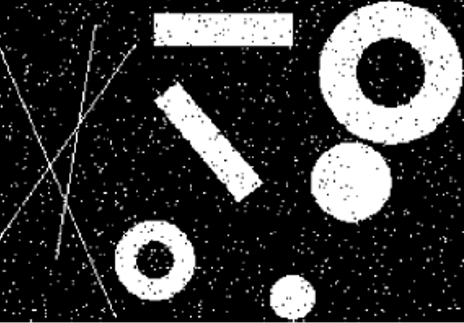
%> input picture 作业2/test.png, 464 x 323 px
$ octave triangle_identify.m   (GNU Octave 9; MATLAB toolbox functions it lacks are replaced by stand-ins)
%> lines starting %> are read from the running program, lines starting %| are printed output that depends on the picture
clear;
clc;
Orig_Img = imread('test.png');
%> Orig_Img is the input picture: size 323x464x3 uint8; mean R, G, B 59.5, 59.4, 59.4
Orig_Img = im2gray(Orig_Img);
%> Orig_Img: size 323x464 uint8

% 去除椒盐噪声
filter_img= medfilt2(Orig_Img, [5,5]);
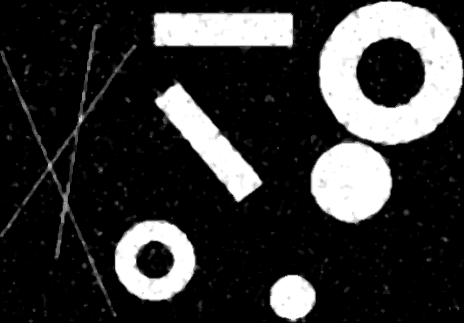
%> filter_img: size 323x464 uint8; min 0, max 255, mean 55.4

% 提取边界
BW = edge(filter_img, "canny");
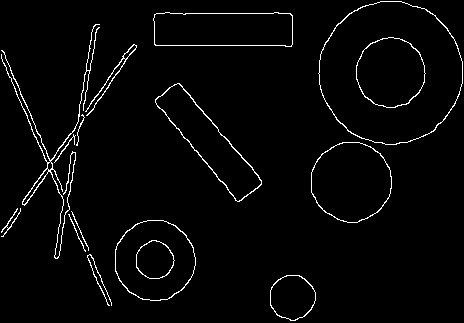
%> BW: size 323x464 logical; 2.7% white in thin lines or dots
% 进行霍夫变换
[H, T, R] = hough(BW, 'RhoResolution', 3.2, 'Theta', -90:89);
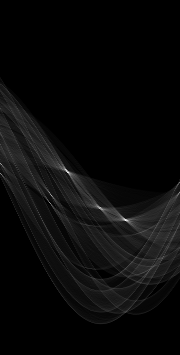
%> H: size 355x180 double; min 0, max 290, mean 11.3; drawn with min black and max white
%> T = 180 values from -90 to 89; R = 355 values from -566.4 to 566.4
P = houghpeaks(H, 5, 'threshold', ceil(0.3*max(H(:))));
%> P = [221 126; 173 68; 209 100; 196 52; 210 103]
lines = houghlines(BW, T, R, P, 'FillGap', 5, 'MinLength', 7);
%> lines = 29 lines; longest, point1 to point2 (x, y): (4, 52) to (66, 193), (156, 100) to (239, 202), (68, 198) to (112, 306), (87, 116) to (135, 51), (25, 205) to (52, 170), (55, 163) to (79, 132)

% 储存所有直线的长度
len_all = zeros(1, length(lines));

max_len = 0;
for k=1:length(lines)
    xy = [lines(k).point1; lines(k).point2];
    % 计算线段的长度
    len = norm(lines(k).point1 - lines(k).point2);
    len_all(:,k) = len;
end
%> this loop made 29 passes
%> (xy, len) on passes 1 to 12: ([2 237; 21 212], 31.4), ([25 205; 52 170], 44.2), ([55 163; 79 132], 39.2), ([87 116; 135 51], 80.8), ([4 52; 66 193], 154), ([68 198; 112 306], 116.6), ([69 204; 69 215], 11), ([71 183; 71 192], 9), ([73 173; 73 181], 8), ([74 165; 74 173], 8), ([76 153; 76 161], 8), ([83 115; 83 123], 8)
%> after the loop, len_all = 29 values, max 154 at index 5, min 7 at index 17, mean 27.13

% 找到前几条最长的线段长度
%> (the run ends here)

$ run again, with 作业2/circle1.png copied over 作业2/test.png
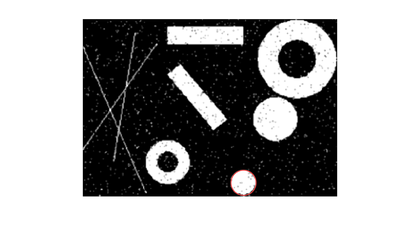
%> input picture 作业2/circle1.png, 420 x 248 px, shrunk from 2880 x 1698 before the run
%> Orig_Img is the input picture: size 248x420x3 uint8; mean R, G, B 169.6, 169.4, 169.4
%> Orig_Img: size 248x420 uint8
%> `BW = edge(filter_img, "canny");`:
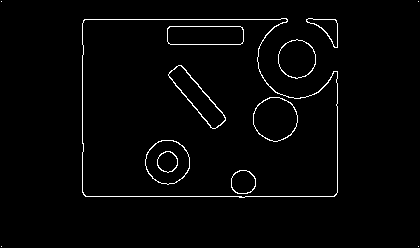
%> BW: size 248x420 logical; 2% white in thin lines or dots
%> `[H, T, R] = hough(BW, 'RhoResolution', 3.2, 'Theta', -90:89);`:
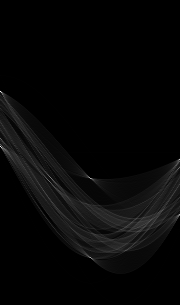
%> H: size 305x180 double; min 0, max 255, mean 6.9
%> T = 180 values from -90 to 89; R = 305 values from -486.4 to 486.4
%> P = [92 1; 147 1; 179 91; 258 91; 178 51]
%> lines = 12 lines; longest, point1 to point2 (x, y): (86, 197) to (335, 197), (85, 20) to (281, 20), (338, 72) to (338, 193), (83, 56) to (83, 144), (169, 75) to (214, 129), (83, 153) to (83, 193)
%> the loop `for k=1:length(lines)` made 12 passes
%> (xy, len) on passes 1 to 8: ([86 197; 335 197], 249), ([85 20; 281 20], 196), ([314 20; 336 20], 22), ([83 24; 83 45], 21), ([83 56; 83 144], 88), ([83 153; 83 193], 40), ([84 46; 84 55], 9), ([84 144; 84 152], 8)
%> after the loop `for k=1:length(lines)`: len_all = [249 196 22 21 88 40 9 8 24 121 70.29 14.87]
